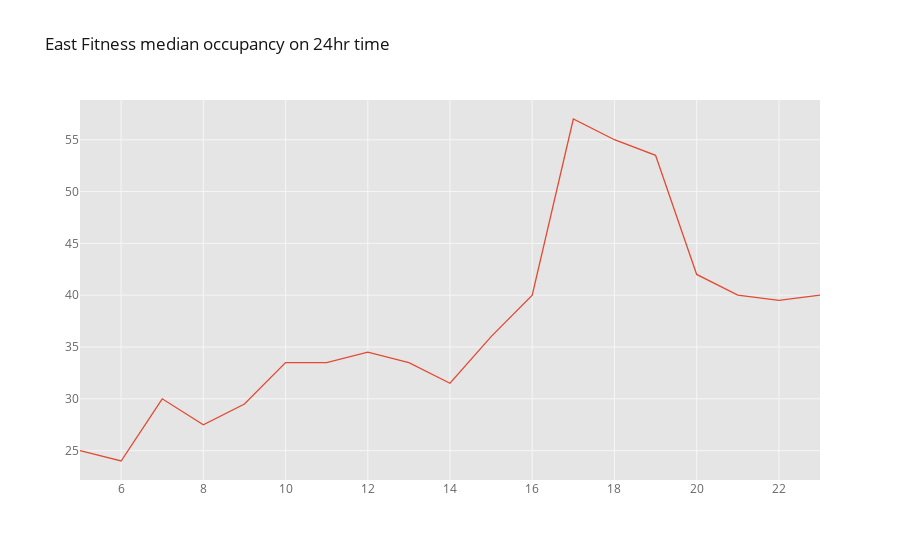

The code cell stored with this chart in its notebook:
### Markdown cell above
Finally, we refine that last view by looking only at the medians. The distribution has a clear peak at 5pm (17). There also seems to be a pattern here of lower activity from 5am to 2pm (14), maybe because students are either sleeping or in class.

### Code cell
hourdf = eastdf.loc[eastdf.hour!=4,['current_capacity','hour']].copy()

meandf = hourdf.groupby('hour').median()
meandf.iplot(kind='line', title='East Fitness median occupancy on 24hr time')

### Figure 1 — Plotly figure (JSON) as saved in the notebook; plotly's stock layout.template omitted (floating-point values rounded to 4 significant figures)
{"data": [{"line": {"color": "rgba(226, 74, 51, 1.0)", "dash": "solid", "shape": "linear", "width": 1.3}, "mode": "lines", "name": "current_capacity", "text": "", "type": "scatter", "x": [5, 6, 7, 8, 9, 10, 11, 12, 13, 14, 15, 16, 17, 18, 19, 20, 21, 22, 23], "y": [25, 24, 30, 27.5, 29.5, 33.5, 33.5, 34.5, 33.5, 31.5, 36, 40, 57, 55, 53.5, 42, 40, 39.5, 40]}], "layout": {"legend": {"bgcolor": "#FFFFFF", "font": {"color": "#666666"}}, "paper_bgcolor": "#FFFFFF", "plot_bgcolor": "#E5E5E5", "title": {"font": {"color": "#151516"}, "text": "East Fitness median occupancy on 24hr time"}, "xaxis": {"gridcolor": "#F6F6F6", "showgrid": true, "tickfont": {"color": "#666666"}, "title": {"font": {"color": "#666666"}, "text": ""}, "zerolinecolor": "#F6F6F6"}, "yaxis": {"gridcolor": "#F6F6F6", "showgrid": true, "tickfont": {"color": "#666666"}, "title": {"font": {"color": "#666666"}, "text": ""}, "zerolinecolor": "#F6F6F6"}}}
